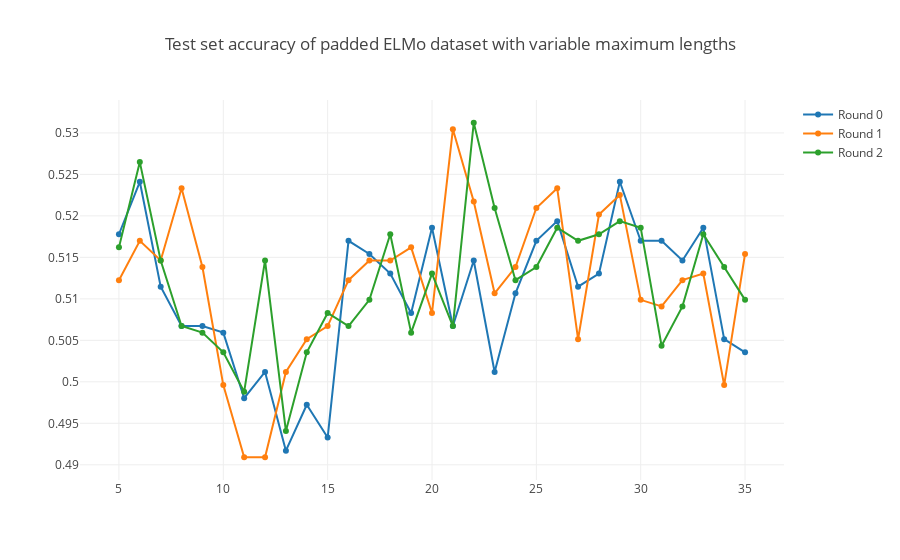

Notebook code cell kept with this figure:
### Code cell
traces = elmo_rounds

# Create traces
def create_scatter(counter):
    acc_dict = traces[counter]
    
    return go.Scatter(
        x = list(acc_dict.keys()),
        y = list(acc_dict.values()),
        mode = 'lines+markers',
        name = 'Round ' + str(counter)
    )

trace_data = [create_scatter(trace) for trace in range(len(traces))]

layout = go.Layout(
    title = 'Test set accuracy of padded ELMo dataset with variable maximum lengths',
)

fig = go.Figure(data = trace_data, layout = layout)

iplot(fig)

### Figure 1 — Plotly figure (JSON) as saved in the notebook; plotly's stock layout.template omitted (floating-point values rounded to 4 significant figures)
{"data": [{"mode": "lines+markers", "name": "Round 0", "type": "scatter", "uid": "bba852b0-ed03-4ae4-872d-4cd6af458177", "x": [5, 6, 7, 8, 9, 10, 11, 12, 13, 14, 15, 16, 17, 18, 19, 20, 21, 22, 23, 24, 25, 26, 27, 28, 29, 30, 31, 32, 33, 34, 35], "y": [0.5178, 0.5241, 0.5115, 0.5067, 0.5067, 0.5059, 0.498, 0.5012, 0.4917, 0.4972, 0.4933, 0.517, 0.5154, 0.513, 0.5083, 0.5186, 0.5067, 0.5146, 0.5012, 0.5107, 0.517, 0.5194, 0.5115, 0.513, 0.5241, 0.517, 0.517, 0.5146, 0.5186, 0.5051, 0.5036]}, {"mode": "lines+markers", "name": "Round 1", "type": "scatter", "uid": "d905941a-161c-44b2-87b3-9f208592be38", "x": [5, 6, 7, 8, 9, 10, 11, 12, 13, 14, 15, 16, 17, 18, 19, 20, 21, 22, 23, 24, 25, 26, 27, 28, 29, 30, 31, 32, 33, 34, 35], "y": [0.5123, 0.517, 0.5146, 0.5233, 0.5138, 0.4996, 0.4909, 0.4909, 0.5012, 0.5051, 0.5067, 0.5123, 0.5146, 0.5146, 0.5162, 0.5083, 0.5304, 0.5217, 0.5107, 0.5138, 0.5209, 0.5233, 0.5051, 0.5202, 0.5225, 0.5099, 0.5091, 0.5123, 0.513, 0.4996, 0.5154]}, {"mode": "lines+markers", "name": "Round 2", "type": "scatter", "uid": "d7f1909a-4238-4f9b-8375-05998547eb98", "x": [5, 6, 7, 8, 9, 10, 11, 12, 13, 14, 15, 16, 17, 18, 19, 20, 21, 22, 23, 24, 25, 26, 27, 28, 29, 30, 31, 32, 33, 34, 35], "y": [0.5162, 0.5265, 0.5146, 0.5067, 0.5059, 0.5036, 0.4988, 0.5146, 0.4941, 0.5036, 0.5083, 0.5067, 0.5099, 0.5178, 0.5059, 0.513, 0.5067, 0.5312, 0.5209, 0.5123, 0.5138, 0.5186, 0.517, 0.5178, 0.5194, 0.5186, 0.5043, 0.5091, 0.5178, 0.5138, 0.5099]}], "layout": {"title": {"text": "Test set accuracy of padded ELMo dataset with variable maximum lengths"}}}
